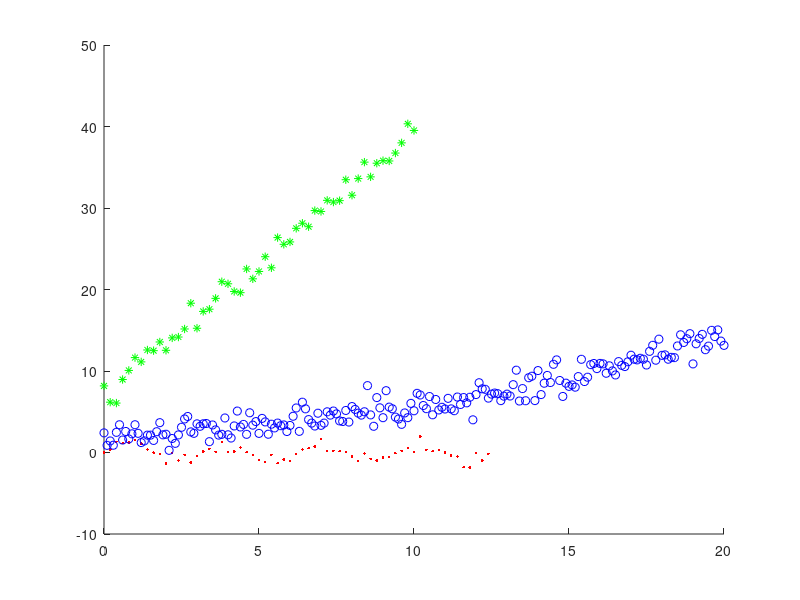

Recreate this plot in MATLAB. (Note: this script raises an error after producing the figure.)
%Final Project
%Maxwell Greene
%% VARIABLE DEFINITION

global sData; global gData; global speedData;
sData = csvread('sData.csv');
gData = csvread('gData.csv');
speedData = csvread('speedData.csv');

%% PLOT INITIAL DATA
%Initial data plot of data
figure('Name','Plot of data'); hold on;
plot(sData(:,1),sData(:,2),'.r');
plot(gData(:,1),gData(:,2),'ob');
plot(speedData(:,1),speedData(:,2),'*g');

%% GET USED INPUT FOR DEGREE AND GUESSES

evalNum = input('Evaluate error at which exponent of x?  ');
A = zeros(1,evalNum);

guessbool = input('Would you like to make a guess? ');
if guessbool == true

    for i = 1:evalNum+1
        A(i) = input(['Guess for coefficient of x^',num2str(i-1),':  ']);
    end
    
    [error,value] = ExpEval(gData(:,1),gData(:,2),A);
    disp(['Error for guess of x^',num2str(evalNum),': ',num2str(error)]);

    figure('Name',['Plot of evaluation of guesses with degree ',num2str(evalNum)]);
    plot(gData(:,1),gData(:,2),'ob'); hold on;
    plot(gData(:,1),value);
end
%% CALCULATE OPTIMIZED VALUES

x0 = zeros(1,evalNum+1);
optInputs = fminsearch(@errorFunc,x0);
[optError,optValue] = ExpEval(gData(:,1),gData(:,2),optInputs);
disp(['Error for optimization of x^',num2str(evalNum),': ',num2str(optError)]);

%Display optimum values
disp('Your optimum values were:');
for i=1:evalNum+1
   disp(['A(',num2str(i),') = ',num2str(optValue(i))]); 
end

figure('Name',['Plot of evaluation of optimization with degree ',num2str(evalNum)]);
plot(gData(:,1),gData(:,2),'ob'); hold on;
plot(gData(:,1),optValue);



